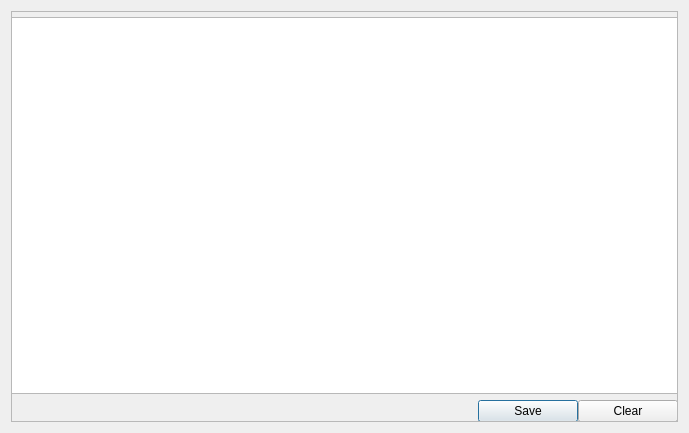
<?xml version="1.0" encoding="UTF-8"?>
<ui version="4.0">
 <class>Dialog</class>
 <widget class="QDialog" name="Dialog">
  <property name="geometry">
   <rect>
    <x>0</x>
    <y>0</y>
    <width>689</width>
    <height>433</height>
   </rect>
  </property>
  <property name="windowTitle">
   <string>Comment View</string>
  </property>
  <layout class="QGridLayout" name="gridLayout">
   <item row="1" column="1" colspan="3">
    <widget class="QPlainTextEdit" name="plainTextEdit_CommView"/>
   </item>
   <item row="2" column="2">
    <widget class="QPushButton" name="pushButtonSave">
     <property name="maximumSize">
      <size>
       <width>100</width>
       <height>16777215</height>
      </size>
     </property>
     <property name="text">
      <string>Save</string>
     </property>
    </widget>
   </item>
   <item row="2" column="3">
    <widget class="QPushButton" name="pushButtonClear">
     <property name="maximumSize">
      <size>
       <width>100</width>
       <height>16777215</height>
      </size>
     </property>
     <property name="text">
      <string>Clear</string>
     </property>
    </widget>
   </item>
   <item row="0" column="1" rowspan="3" colspan="3">
    <widget class="QFrame" name="frame">
     <property name="frameShape">
      <enum>QFrame::StyledPanel</enum>
     </property>
     <property name="frameShadow">
      <enum>QFrame::Raised</enum>
     </property>
    </widget>
   </item>
  </layout>
 </widget>
 <resources/>
 <connections/>
</ui>
